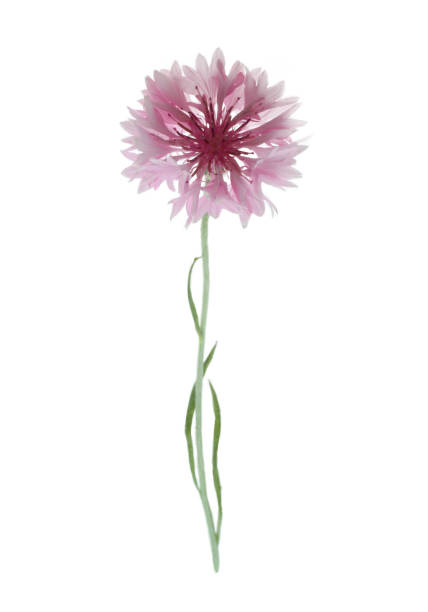
#> input picture Bleuets/002.jpg, 428 x 612 px, found by its file name; its folder holds 4 pictures in this run
$ jupyter execute Fournitures.ipynb
#> lines starting #> are read from the running program, lines starting #| are printed output that depends on the picture; pictures that were not available may be replaced by others from this repository, and a replacement may not be noted
# Chargement des données : à adapter à votre projet !

Dans mon projet **toto**, j'ai choisi de classifier des images associées à 3 labels différents : **tata**, **titi** et **tutu**.

J'ai réparti mes images dans 3 ensembles (et donc 3 dossiers): *train* (3 images par classe), *validation* (1 image par classe) et *test* (1 image par classe). Chacun de ces dossiers comporte un sous-dossier par classe, qui contient les images correspondantes. L'arborescence est résumée sur l'image ci-dessus.

J'ai choisi d'héberger ma base de données sur Github : l'intérêt est qu'un **git clone** depuis Google Colab est très rapide, ce qui vous garantit une certaine simplicité. Je vous encourage à en faire de même.

[cell 1]
path = "./Données_Triée/"

Une fois les données téléchargées localement, on peut maintenant charger les images et les labels. Si vous avez construit votre arborescence de la même manière que la mienne, et que vous adaptez les noms de labels à votre projet, alors le code suivant devrait être utilisable directement.

[cell 2]
import os
import shutil
import numpy as np
from PIL import Image

def load_data(data_path, classes, dataset='train', image_size=64):
#> called with data_path = './Données_Triée/', dataset = 'train', image_size = 64
    num_images = 0

    for class_name in classes:
        class_dir = os.path.join(data_path, dataset, class_name)
        # Compter le nombre d'images dans le répertoire de chaque classe
        num_images += sum(1 for item in os.listdir(class_dir) if not item.startswith('.'))

    x = np.zeros((num_images, image_size, image_size, 3))
    y = np.zeros((num_images, 1))
    current_index = 0

    # Parcourir les différents répertoires pour collecter les images
    for class_index, class_name in enumerate(classes):
        class_dir = os.path.join(data_path, dataset, class_name)
        for item in os.listdir(class_dir):
            if not item.startswith('.'):
                item_path = os.path.join(class_dir, item)
                if os.path.isfile(item_path):
                    # Ouvrir l'image
                    img = Image.open(item_path)
#> img is the input picture: PIL image 428x612 RGB; mean R, G, B 248, 244.7, 245.5
                    # Conversion en RGB
                    img = img.convert('RGB')
                    # Redimensionnement de l'image et écriture dans la variable de retour x
                    img = img.resize((image_size, image_size))
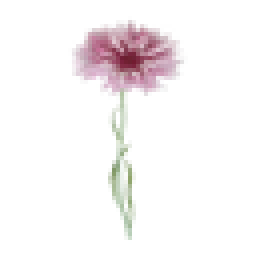
#> img: PIL image 64x64 RGB (shown 4 times larger); mean R, G, B 247.9, 244.7, 245.5
                    x[current_index] = np.asarray(img)
                    # Écriture du label associé dans la variable de retour y
                    y[current_index] = class_index
                    current_index += 1

    return x, y

Voici ensuite un exemple de chargement de vos données. Notez que vous pouvez modifier la dimension des images, ce qui sera utile à différents stades de votre projet.

[cell 3]
labels = ['Bleuets', 'Jacinthes', 'Jonquille', 'Lily_of_the_valley', 'Marguerites', 'Orchidée','Peony', 'Rose', 'Tournesol', 'Violettes']

x_train, y_train = load_data(path, labels, dataset='train', image_size=64)
#> y_train = [0, 0, 0, 0, 1, 2, 3, 4, 5, 6, 7, 8, 9]
print(x_train.shape, y_train.shape)
#| (13, 64, 64, 3) (13, 1)

x_val, y_val = load_data(path, labels, dataset='validation', image_size=64)
#> y_val = [0, 0, 0, 0, 1, 2, 3, 4, 5, 6, 7, 8, 9]
print(x_val.shape, y_val.shape)
#| (13, 64, 64, 3) (13, 1)

x_test, y_test = load_data(path, labels, dataset='test', image_size=64)
#> y_test = [0, 0, 0, 0, 1, 2, 3, 4, 5, 6, 7, 8, 9]
print(x_test.shape, y_test.shape)
#| (13, 64, 64, 3) (13, 1)

Vous pouvez utiliser le bloc suivant pour afficher quelques-unes de vos images, et ainsi vérifier que tout s'est bien passé.

[cell 4]
import matplotlib.pyplot as plt

plt.figure(figsize=(12, 12))
shuffle_indices = np.random.permutation(9)
for i in range(0, 9):
    plt.subplot(3, 3, i+1)
    image = x_train[shuffle_indices[i]]
    plt.title(labels[int(y_train[shuffle_indices[i]])])
    plt.imshow(image/255)
#> this loop made 9 passes
#> pass 2, `image = x_train[shuffle_indices[i]]`:
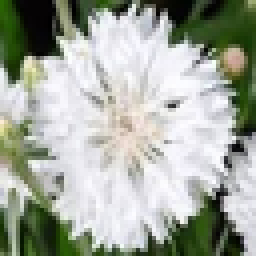
#> image: shape (64, 64, 3) float64 (shown 4 times larger); mean of channels 0, 1, 2 162.9, 168.3, 157.6; drawn as R, G, B
#> pass 3, `image = x_train[shuffle_indices[i]]`:
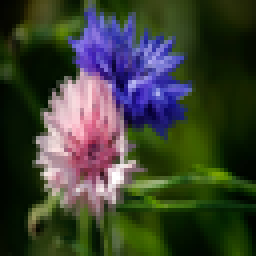
#> image: shape (64, 64, 3) float64 (shown 4 times larger); mean of channels 0, 1, 2 59.7, 64.9, 50.8; drawn as R, G, B

print(labels)
plt.tight_layout()
plt.show()
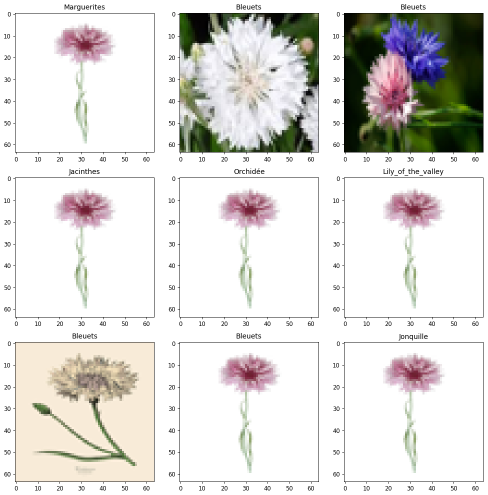
#> figure drawn by matplotlib, 9 panels
